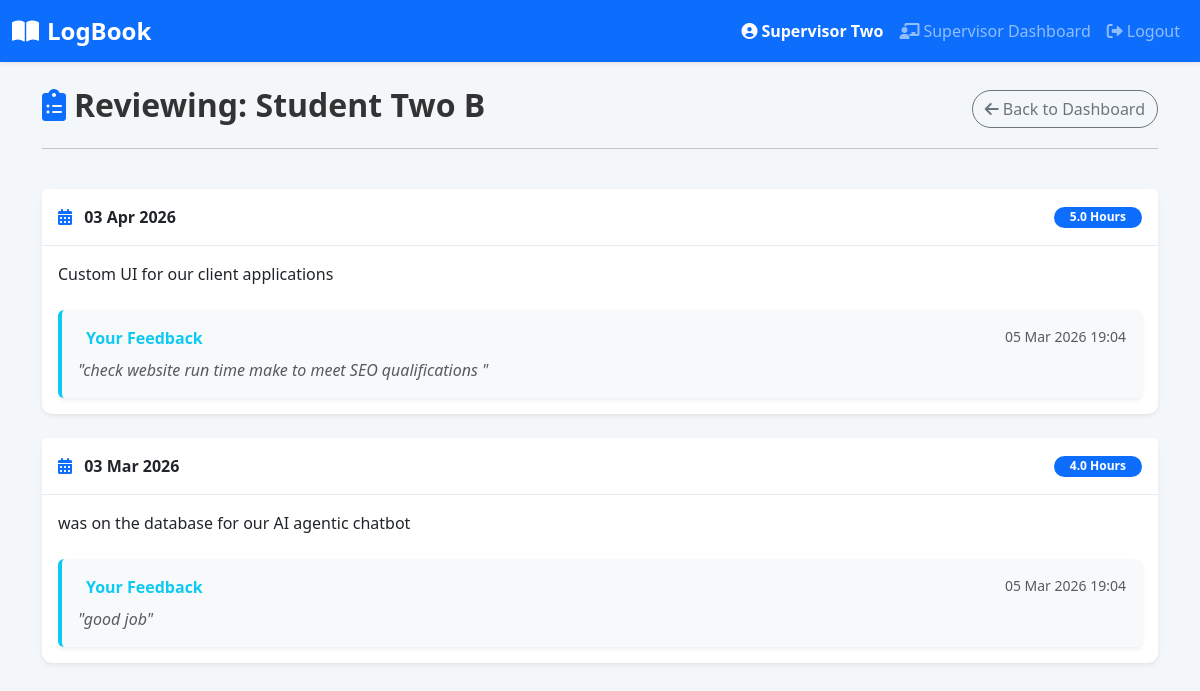
/pages/view_student_logs.php?student_id=9 (signed in), run on the app's committed database.
### tables this page shows
CREATE TABLE `users` (
  `id` int(11) NOT NULL,
  `name` varchar(100) NOT NULL,
  `email` varchar(100) NOT NULL,
  `password` varchar(255) NOT NULL,
  `role` enum('admin','supervisor','student') NOT NULL,
  `created_at` timestamp NOT NULL DEFAULT current_timestamp()
);

CREATE TABLE `comments` (
  `id` int(11) NOT NULL,
  `log_id` int(11) NOT NULL,
  `supervisor_id` int(11) NOT NULL,
  `comment_text` text NOT NULL,
  `created_at` timestamp NOT NULL DEFAULT current_timestamp()
);

CREATE TABLE `logs` (
  `id` int(11) NOT NULL,
  `student_id` int(11) NOT NULL,
  `log_date` date NOT NULL,
  `description` text NOT NULL,
  `hours` decimal(3,1) NOT NULL,
  `created_at` timestamp NOT NULL DEFAULT current_timestamp()
);

### pages/view_student_logs.php (the view, shortened to what this page needs)
<?php
require_once '../config/db.php';
$supervisor_id = $_SESSION['user_id'];
$student_id = isset($_GET['student_id']) ? intval($_GET['student_id']) : 0;
$student_sql = "SELECT name FROM users WHERE id = $student_id";
$student_result = mysqli_query($conn, $student_sql);
$student = mysqli_fetch_assoc($student_result);
include '../includes/header.php';
?>
<div class="row mb-4">
    <div class="col-md-12">
        <div class="d-flex justify-content-between align-items-center">
            <h2 class="fw-bold"><i class="fas fa-clipboard-list me-2 text-primary"></i>Reviewing: <?php echo htmlspecialchars($student['name']); ?></h2>
            <a href="dashboard_supervisor.php" class="btn btn-outline-secondary rounded-pill">
                <i class="fas fa-arrow-left me-1"></i>Back to Dashboard
            </a>
        </div>
        <hr>
    </div>
</div>
<div class="row">
    <div class="col-md-12">
        <?php
        $logs_sql = "SELECT l.*,
                            c.id as comment_id, c.comment_text, c.created_at as comment_date
                     FROM logs l
                     LEFT JOIN comments c ON l.id = c.log_id AND c.supervisor_id = $supervisor_id
                     WHERE l.student_id = $student_id
                     ORDER BY l.log_date DESC, l.created_at DESC";
        $logs_result = mysqli_query($conn, $logs_sql);
        ?>
        <?php if (mysqli_num_rows($logs_result) == 0): ?>
            <div class="alert alert-info border-0 shadow-sm text-center py-4">
                <i class="fas fa-history fa-2x mb-3 d-block text-muted"></i>
                This student hasn't submitted any log entries yet.
            </div>
        <?php else: ?>
            <?php while ($log = mysqli_fetch_assoc($logs_result)): ?>
                <div class="card log-card border-0 shadow-sm mb-4">
                    <div class="card-header bg-white py-3 d-flex justify-content-between align-items-center">
                        <span class="fw-bold">
                            <i class="fas fa-calendar-alt me-2 text-primary"></i>
                            <?php echo date('d M Y', strtotime($log['log_date'])); ?>
                        </span>
                        <span class="badge bg-primary rounded-pill px-3"><?php echo $log['hours']; ?> Hours</span>
                    </div>
                    <div class="card-body">
                        <p class="card-text text-dark mb-4"><?php echo nl2br(htmlspecialchars($log['description'])); ?></p>
                        <?php if (!empty($log['comment_text'])): ?>
                            <div class="bg-light p-3 rounded border-start border-4 border-info shadow-sm">
                                <div class="d-flex justify-content-between mb-2">
                                    <strong class="text-info"><i class="fas fa-comment-check me-2"></i>Your Feedback</strong>
                                    <small class="text-muted"><?php echo date('d M Y H:i', strtotime($log['comment_date'])); ?></small>
                                </div>
                                <p class="mb-0 text-muted fst-italic">"<?php echo nl2br(htmlspecialchars($log['comment_text'])); ?>"</p>
                            </div>
                        <?php endif; ?>
                    </div>
                </div>
            <?php endwhile; ?>
        <?php endif; ?>
    </div>
</div>
<?php include '../includes/footer.php'; ?>

### assets/css/style.css (style rules this page uses)
body { background-color: #f4f7f9; font-family: 'Segoe UI', Tahoma, Geneva, Verdana, sans-serif; color: #333; }
.card { border-radius: 10px; box-shadow: 0 4px 8px rgba(0,0,0,0.05); transition: transform 0.2s, box-shadow 0.2s; border: none; margin-bottom: 20px; }
.card-header { background-color: #f8f9fa; border-bottom: 1px solid #e9ecef; font-weight: 600; }
.log-card { border-left: 5px solid #0d6efd; }

### data on the page
users: name "Student Two B"
comments: log.log_date "03 Apr 2026", log.hours "5.0", log.description "Custom UI for our client applications", created_at "05 Mar 2026 19:04", comment_text "check website run time make to meet SEO qualifications"
comments: log.log_date "03 Mar 2026", log.hours "4.0", log.description "was on the database for our AI agentic chatbot", created_at "05 Mar 2026 19:04", comment_text "good job"

### other printed values
$_SESSION['user_name'] "Supervisor Two"
